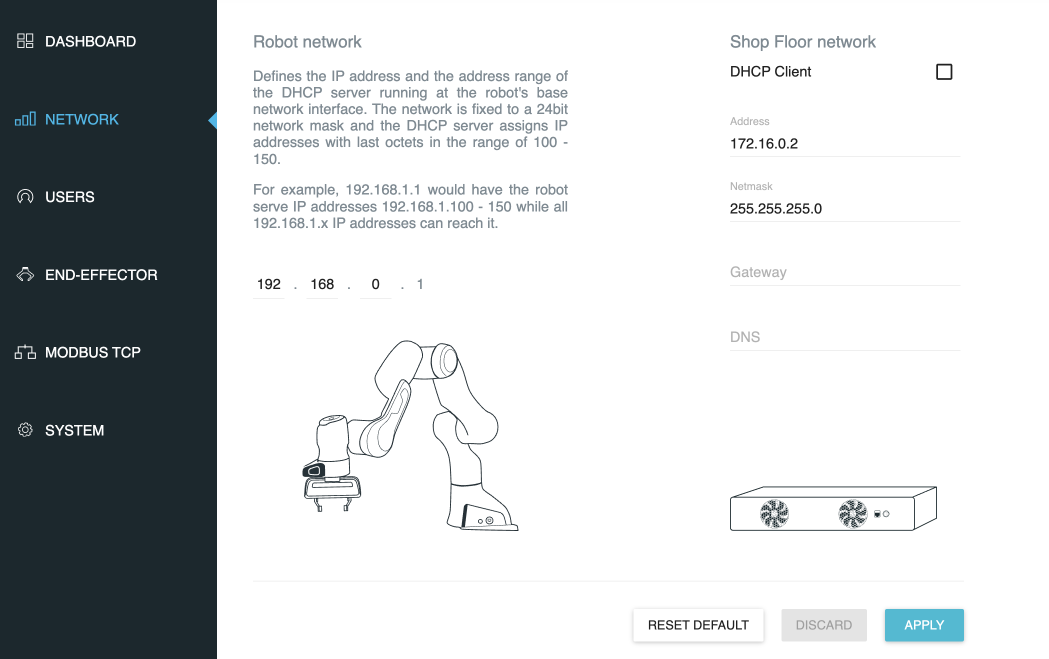
#> input picture franka-network-tab.png, 2098 x 1318 px (shown at 1/2 size)
$ python -i vision.py   (imports and definitions only)
#> lines starting #> are read from the running program, lines starting #| are printed output that depends on the picture; after the words box and inside, x2 and y2 are one past the last pixel; in counts of white or black regions, pixels touching at a corner belong together
#> further down, picture is the input picture: shape (1318, 2098, 3); mean B, G, R 208.8, 207.5, 204.5
"""
Vision utilities for object detection and image processing.

Provides basic tools for finding objects in the workspace.
"""

import cv2
import numpy as np
from dataclasses import dataclass
from typing import Optional


@dataclass
class BoundingBox:
    """Bounding box for detected object."""
    x: int  # top-left x
    y: int  # top-left y
    width: int
    height: int

    @property
    def center(self) -> tuple[int, int]:
        return (self.x + self.width // 2, self.y + self.height // 2)

    @property
    def area(self) -> int:
        return self.width * self.height

    # [11 lines left out: function to_dict, not called in this run]


@dataclass
class DetectedObject:
    """A detected object in the image."""
    bbox: BoundingBox
    confidence: float
    label: str
    color_bgr: Optional[tuple[int, int, int]] = None
    mask: Optional[np.ndarray] = None  # (H, W) boolean segmentation mask

    # [73 lines left out: functions to_dict, find_colored_objects, not called in this run]


def find_objects_by_contour(
    image: np.ndarray,
    min_area: int = 500,
    max_area: int = 100000,
) -> list[DetectedObject]:
    """
    Find objects using edge detection and contours.
    Good for finding distinct objects on a uniform background.

    Args:
        image: BGR image
        min_area: Minimum contour area
        max_area: Maximum contour area

    Returns:
        List of detected objects
    """
#> called with min_area = 500, max_area = 100000
    # Convert to grayscale
    gray = cv2.cvtColor(image, cv2.COLOR_BGR2GRAY)

    # Blur to reduce noise
    blurred = cv2.GaussianBlur(gray, (5, 5), 0)

    # Edge detection
    edges = cv2.Canny(blurred, 50, 150)
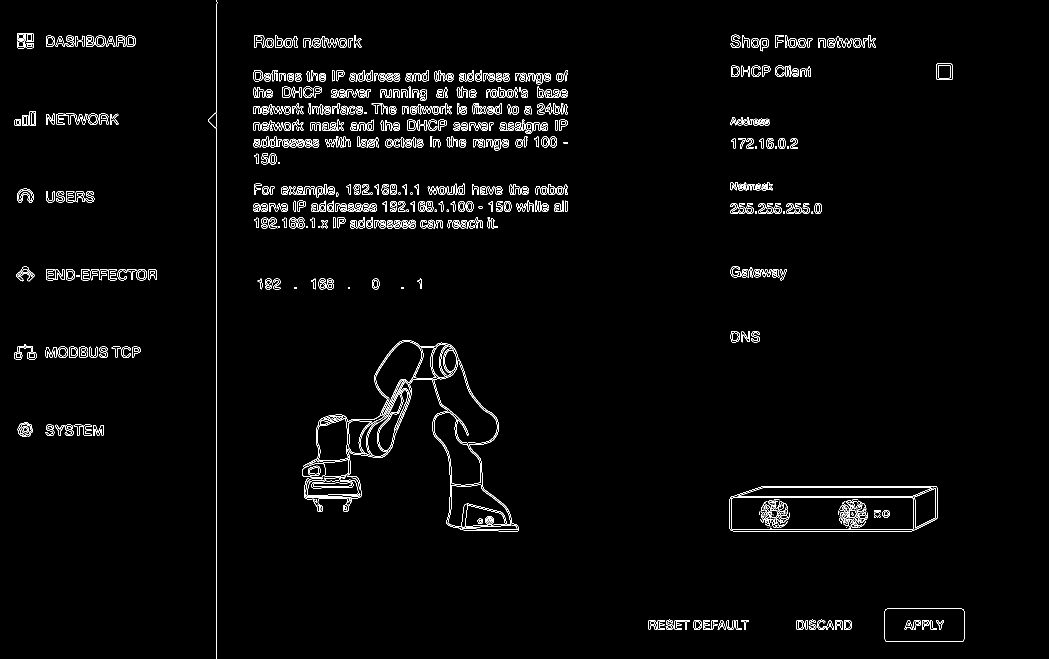
#> edges: shape (1318, 2098) (shown at 1/2 size); 2.1% white in thin lines or dots

    # Dilate to connect edges
    kernel = np.ones((3, 3), np.uint8)
    dilated = cv2.dilate(edges, kernel, iterations=2)
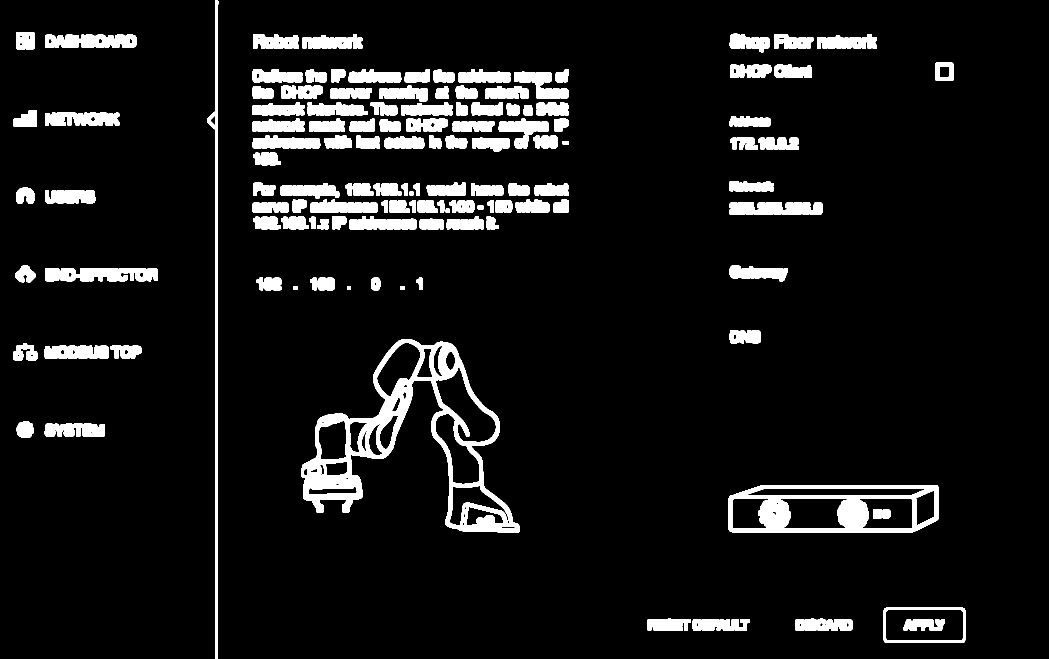
#> dilated: shape (1318, 2098) (shown at 1/2 size); 8.2% white; 133 white regions

    # Find contours
    contours, _ = cv2.findContours(dilated, cv2.RETR_EXTERNAL, cv2.CHAIN_APPROX_SIMPLE)
#> contours = 131 contours; largest, box (x1, y1, x2, y2) and area: (602, 678, 1040, 1065) 68522, (1457, 970, 1877, 1065) 37998, (1767, 1215, 1931, 1286) 11376, (415, 0, 437, 1318) 5668, (90, 536, 316, 563) 4977

    objects = []
    for contour in contours:
        area = cv2.contourArea(contour)
        if area < min_area or area > max_area:
            continue

        x, y, w, h = cv2.boundingRect(contour)

        # Get average color
        roi = image[y:y+h, x:x+w]
        avg_color = tuple(map(int, cv2.mean(roi)[:3]))

        objects.append(DetectedObject(
            bbox=BoundingBox(x, y, w, h),
            confidence=0.5,  # Medium confidence for contour-based
            label="object",
            color_bgr=avg_color,
        ))
#> this loop made 131 passes
#> (area, x, y, w, h, avg_color) on passes 1 to 12: (2186, 1385, 1238, 115, 24, (195, 195, 195)), (2447.5, 1591, 1237, 115, 25, (208, 208, 208)), (1760.5, 1295, 1237, 87, 25, (194, 194, 194)), (11376, 1767, 1215, 164, 71, (213, 193, 110)), (37998, 1457, 970, 420, 95, (228, 227, 225)), (2619.5, 89, 847, 120, 27, (112, 108, 100)), (900.5, 33, 842, 35, 34, (81, 77, 67)), (1194.5, 221, 691, 62, 27, (99, 96, 87)), (3016, 89, 691, 129, 27, (117, 114, 106)), (1047, 26, 687, 49, 34, (82, 78, 68)), (68522, 602, 678, 438, 387, (244, 243, 243)), (1451, 1459, 660, 63, 27, (231, 231, 231))
#> area on passes 16, 17, 19, 21, 25, 27: 207.5, 409, 220, 220, 350, 207.5
#> pass 1, in find_objects_by_contour, `roi = image[y:y+h, x:x+w]`:
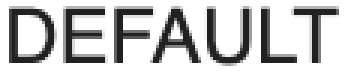
#> roi: shape (24, 115, 3) (shown 3 times larger); min 33, max 255, mean 196
#> pass 2, in find_objects_by_contour, `roi = image[y:y+h, x:x+w]`:
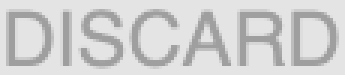
#> roi: shape (25, 115, 3) (shown 3 times larger); min 159, max 228, mean 208.7
#> pass 3, in find_objects_by_contour, `roi = image[y:y+h, x:x+w]`:
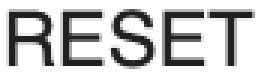
#> roi: shape (25, 87, 3) (shown 3 times larger); min 33, max 255, mean 194.4
#> after the loop, objects = 99 items

    objects.sort(key=lambda o: o.bbox.area, reverse=True)
    return objects


# [45 lines left out: functions find_largest_object, draw_detections, not called in this run]


# Common color ranges in HSV
COLOR_RANGES = {
    "red_low": ((0, 100, 100), (10, 255, 255)),
    "red_high": ((160, 100, 100), (180, 255, 255)),
    "green": ((35, 100, 100), (85, 255, 255)),
    "blue": ((100, 100, 100), (130, 255, 255)),
    "yellow": ((20, 100, 100), (35, 255, 255)),
    "orange": ((10, 100, 100), (20, 255, 255)),
    "purple": ((130, 100, 100), (160, 255, 255)),
    "white": ((0, 0, 200), (180, 30, 255)),
}


# [51 lines left out: function find_colored_blocks, not called in this run]

>>> import cv2
>>> picture = cv2.imread('../franka-network-tab.png')
>>> result = find_objects_by_contour(picture)
#> result = 99 items
